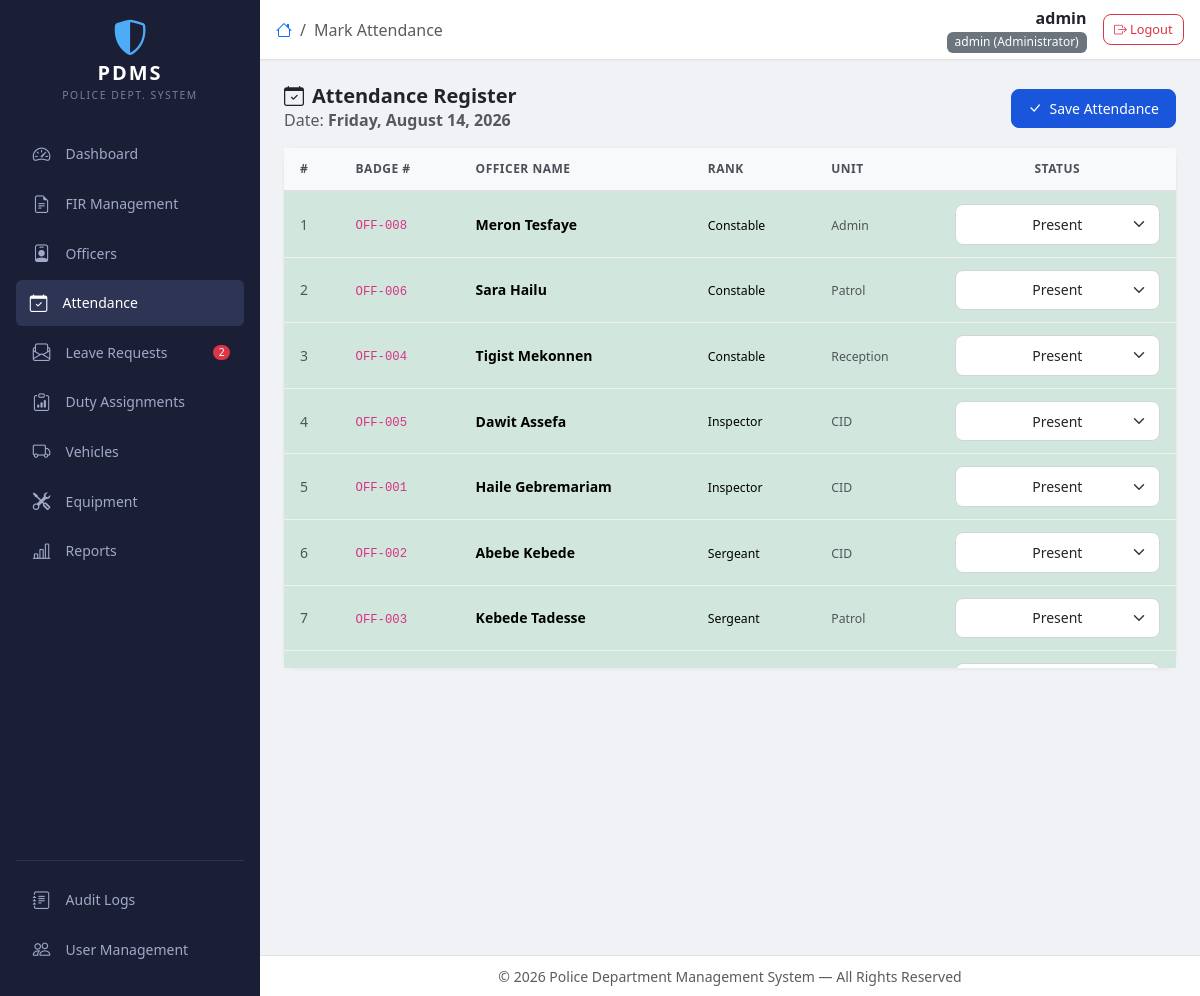
Screenshot of /staff/attendance/ (signed in) with the database file from the repository.
### core/models.py (models this page shows)
class CustomUser(AbstractBaseUser, PermissionsMixin):
    username = models.CharField(max_length=150, unique=True)
    full_name = models.CharField(max_length=255, blank=True)
    role = models.CharField(max_length=30, choices=ROLE_CHOICES, default='CLERK')
    is_active = models.BooleanField(default=True)
    is_staff = models.BooleanField(default=False)
    failed_attempts = models.IntegerField(default=0)
    locked_until = models.DateTimeField(null=True, blank=True)
    created_at = models.DateTimeField(auto_now_add=True)
    updated_at = models.DateTimeField(auto_now=True)
    officer = models.OneToOneField(
        'cases.Officer', on_delete=models.SET_NULL,
        null=True, blank=True, related_name='user_account'
    )
    objects = CustomUserManager()
    USERNAME_FIELD = 'username'
    REQUIRED_FIELDS = []
    def has_min_role(self, min_role):
        return ROLE_HIERARCHY.get(self.role, 0) >= ROLE_HIERARCHY.get(min_role, 0)
    def __str__(self):
        return f"{self.username} ({self.get_role_display()})"

### cases/models.py (models this page shows, shortened)
class Officer(models.Model):
    RANK_CHOICES = (
        ('Constable', 'Constable'),
        ('Sergeant', 'Sergeant'),
        ('Inspector', 'Inspector'),
        ('Assistant Commissioner', 'Assistant Commissioner'),
        ('Deputy Commissioner', 'Deputy Commissioner'),
        ('Commissioner', 'Commissioner'),
    )
    badge_number = models.CharField(max_length=50, unique=True)
    full_name = models.CharField(max_length=255)
    rank = models.CharField(max_length=50, choices=RANK_CHOICES)
    phone = models.CharField(max_length=20, blank=True)
    email = models.EmailField(blank=True)
    unit = models.CharField(max_length=100, blank=True)
    is_active = models.BooleanField(default=True)
    created_at = models.DateTimeField(auto_now_add=True)
    class Meta:
        ordering = ['rank', 'full_name']

### staff/models.py (models this page shows, shortened)
class Attendance(models.Model):
    STATUS_CHOICES = (
        ('PRESENT', 'Present'), ('ABSENT', 'Absent'),
        ('LEAVE', 'On Leave'), ('DUTY', 'On Duty'),
    )
    officer = models.ForeignKey(Officer, on_delete=models.CASCADE, related_name='attendances')
    date = models.DateField(db_index=True)
    status = models.CharField(max_length=20, choices=STATUS_CHOICES)
    check_in = models.TimeField(null=True, blank=True)
    check_out = models.TimeField(null=True, blank=True)
    remarks = models.TextField(blank=True)
    marked_by = models.ForeignKey(settings.AUTH_USER_MODEL, on_delete=models.SET_NULL, null=True)
    created_at = models.DateTimeField(auto_now_add=True)
    class Meta:
        unique_together = ('officer', 'date')
        ordering = ['-date']

### staff/views.py (the view, shortened to what this page needs)
# urls.py: path('attendance/', views.mark_attendance, name='attendance'),
@require_role('CLERK')
def mark_attendance(request):
    officers = Officer.objects.filter(is_active=True)
    today = timezone.now().date()
    existing = {a.officer_id: a for a in Attendance.objects.filter(date=today)}
    return render(request, 'staff/attendance.html', {
        'officers': officers, 'today': today, 'existing': existing
    })

### templates/staff/attendance.html (shortened to what this page needs)
{% extends 'base.html' %}
{% load role_tags %}
{% block nav_attendance %}active text-white{% endblock %}
{% block page_title %}Mark Attendance{% endblock %}
{% block content %}
<div class="d-flex flex-wrap justify-content-between align-items-center gap-2 mb-3">
    <div>
        <h5 class="fw-bold mb-0"><i class="bi bi-calendar-check me-2"></i>Attendance Register</h5>
        <span class="text-muted">Date: <strong>{{ today|date:"l, F d, Y" }}</strong></span>
    </div>
    {% if officers %}
    <button type="submit" form="attendanceForm" class="btn btn-primary">
        <i class="bi bi-check-lg me-1"></i> Save Attendance
    </button>
    {% endif %}
</div>
<form method="post" id="attendanceForm">
    <div class="card content-card">
        <div class="card-body p-0">
            <div class="table-responsive" style="max-height: 520px; overflow-y: auto;">
                <table class="table table-hover table-sm mb-0">
                    <thead class="sticky-top">
                        <tr>
                            <th>#</th>
                            <th>Badge #</th>
                            <th>Officer Name</th>
                            <th>Rank</th>
                            <th>Unit</th>
                            <th class="text-center">Status</th>
                        </tr>
                    </thead>
                    <tbody>
                        {% for officer in officers %}
                        {% with att=existing|get_item:officer.id %}
                        <tr class="{% if att and att.status == 'PRESENT' %}table-success{% elif att and att.status == 'ABSENT' %}table-danger{% elif att and att.status == 'LEAVE' %}table-warning{% endif %}">
                            <td class="text-muted">{{ forloop.counter }}</td>
                            <td><code>{{ officer.badge_number }}</code></td>
                            <td class="fw-semibold">{{ officer.full_name }}</td>
                            <td><small>{{ officer.rank }}</small></td>
                            <td><small class="text-muted">{{ officer.unit|default:"—" }}</small></td>
                            <td class="text-center">
                                <select name="status_{{ officer.id }}" class="form-select form-select-sm text-center attendance-select"
                                    style="min-width: 140px;"
                                    data-default="{% if att %}{{ att.status }}{% else %}PRESENT{% endif %}">
                                    <option value="PRESENT" {% if not att or att.status == 'PRESENT' %}selected{% endif %}>
                                        <i class="bi bi-check-circle"></i> Present
                                    </option>
                                </select>
                            </td>
                        </tr>
                        {% endwith %}
                        {% empty %}
                        <tr>
                            <td colspan="6" class="text-center text-muted py-4">No active officers found.</td>
                        </tr>
                        {% endfor %}
                    </tbody>
                </table>
            </div>
        </div>
    </div>
</form>
{% endblock %}

### templates/base.html (shortened to what this page needs)
{% load role_tags %}
<!DOCTYPE html>
<html lang="en" data-bs-theme="light">
<head>
    <link href="https://cdn.jsdelivr.net/npm/bootstrap@5.3.3/dist/css/bootstrap.min.css" rel="stylesheet">
    <link href="https://cdn.jsdelivr.net/npm/bootstrap-icons@1.11.3/font/bootstrap-icons.min.css" rel="stylesheet">
    <link href="/static/css/style.css" rel="stylesheet">
</head>
<body>
    <nav id="sidebar" class="bg-dark-navy d-flex flex-column flex-shrink-0 p-3">
        <div class="d-flex align-items-center mb-4">
            <div class="sidebar-brand text-center w-100">
                <div class="sidebar-logo">
                    <i class="bi bi-shield-shaded"></i>
                </div>
                <span class="sidebar-title">PDMS</span>
                <div class="sidebar-subtitle">Police Dept. System</div>
            </div>
        </div>
        <ul class="nav nav-pills flex-column gap-1 flex-grow-1">
            <li class="nav-item">
                <a href="{% url 'core:dashboard' %}" class="nav-link sidebar-link {% block nav_dashboard %}{% endblock %}">
                    <i class="bi bi-speedometer2"></i>
                    <span>Dashboard</span>
                </a>
            </li>
            <li class="nav-item">
                <a href="{% url 'cases:fir_list' %}" class="nav-link sidebar-link {% block nav_cases %}{% endblock %}">
                    <i class="bi bi-file-earmark-text"></i>
                    <span>FIR Management</span>
                </a>
            </li>
            <li class="nav-item">
                <a href="{% url 'staff:officer_list' %}" class="nav-link sidebar-link {% block nav_officers %}{% endblock %}">
                    <i class="bi bi-person-badge"></i>
                    <span>Officers</span>
                </a>
            </li>
            <li class="nav-item">
                <a href="{% url 'staff:attendance' %}" class="nav-link sidebar-link {% block nav_attendance %}{% endblock %}">
                    <i class="bi bi-calendar-check"></i>
                    <span>Attendance</span>
                </a>
            </li>
            <li class="nav-item">
                <a href="{% url 'staff:leave_list' %}" class="nav-link sidebar-link {% block nav_leaves %}{% endblock %}">
                    <i class="bi bi-envelope-paper"></i>
                    <span>Leave Requests</span>
                    {% if pending_leave_count > 0 %}
                        <span class="badge bg-danger ms-auto rounded-pill">{{ pending_leave_count }}</span>
                    {% endif %}
                </a>
            </li>
            <li class="nav-item">
                <a href="{% url 'staff:duty_list' %}" class="nav-link sidebar-link {% block nav_duty %}{% endblock %}">
                    <i class="bi bi-clipboard-data"></i>
                    <span>Duty Assignments</span>
                </a>
            </li>
            <li class="nav-item">
                <a href="{% url 'fleet:vehicle_list' %}" class="nav-link sidebar-link {% block nav_vehicles %}{% endblock %}">
                    <i class="bi bi-truck"></i>
                    <span>Vehicles</span>
                </a>
            </li>
            <li class="nav-item">
                <a href="{% url 'fleet:equipment_list' %}" class="nav-link sidebar-link {% block nav_equipment %}{% endblock %}">
                    <i class="bi bi-tools"></i>
                    <span>Equipment</span>
                </a>
            </li>
            <li class="nav-item">
                <a href="{% url 'reports:dashboard_report' %}" class="nav-link sidebar-link {% block nav_reports %}{% endblock %}">
                    <i class="bi bi-bar-chart-line"></i>
                    <span>Reports</span>
                </a>
            </li>
        </ul>
        <hr class="border-secondary opacity-25">
        {% if user|has_role:"STATION_COMMANDER" %}
        <ul class="nav nav-pills flex-column gap-1 mb-2">
            <li class="nav-item">
                <a href="{% url 'core:audit_logs' %}" class="nav-link sidebar-link {% block nav_audit %}{% endblock %}">
                    <i class="bi bi-journal-text"></i>
                    <span>Audit Logs</span>
                </a>
            </li>
            {% if user|has_role:"ADMIN" %}
            <li class="nav-item">
                <a href="{% url 'core:user_list' %}" class="nav-link sidebar-link {% block nav_users %}{% endblock %}">
                    <i class="bi bi-people"></i>
                    <span>User Management</span>
                </a>
            </li>
            {% endif %}
        </ul>
        {% endif %}
    </nav>
    <div id="main-wrapper">
        <header class="top-navbar">
            <div class="d-flex align-items-center justify-content-between w-100 px-3">
                <div class="d-flex align-items-center gap-3">
                    <nav aria-label="breadcrumb">
                        <ol class="breadcrumb mb-0">
                            {% block breadcrumb %}
                            <li class="breadcrumb-item"><a href="{% url 'core:dashboard' %}"><i class="bi bi-house"></i></a></li>
                            <li class="breadcrumb-item active">{% block page_title %}Home{% endblock %}</li>
                            {% endblock %}
                        </ol>
                    </nav>
                </div>
                <div class="d-flex align-items-center gap-3">
                    <div class="text-end d-none d-sm-block">
                        <div class="fw-semibold text-truncate" style="max-width: 180px;">{{ user.get_full_name|default:user.username }}</div>
                        <div class="text-muted small">{{ user|role_badge|safe }}</div>
                    </div>
                    <a href="{% url 'core:logout' %}" class="btn btn-outline-danger btn-sm" title="Logout">
                        <i class="bi bi-box-arrow-right"></i>
                        <span class="d-none d-md-inline">Logout</span>
                    </a>
                </div>
            </div>
        </header>
        <main class="main-content p-3 p-md-4">
            {% block content %}{% endblock %}
        </main>
        <footer class="main-footer text-center text-muted py-2 px-3">
            <small>&copy; {% now "Y" %} Police Department Management System &mdash; All Rights Reserved</small>
        </footer>
    </div>
</body>
</html>

### rows the page displays
CustomUser: get_full_name "admin", id+username+role "admin (Administrator)"
Officer: badge_number "OFF-008", full_name "Meron Tesfaye", rank "Constable", unit "Admin", id.status "Present"
Officer: badge_number "OFF-006", full_name "Sara Hailu", rank "Constable", unit "Patrol", id.status "Present"
Officer: badge_number "OFF-004", full_name "Tigist Mekonnen", rank "Constable", unit "Reception", id.status "Present"
Officer: badge_number "OFF-005", full_name "Dawit Assefa", rank "Inspector", unit "CID", id.status "Present"
Officer: badge_number "OFF-001", full_name "Haile Gebremariam", rank "Inspector", unit "CID", id.status "Present"
Officer: badge_number "OFF-002", full_name "Abebe Kebede", rank "Sergeant", unit "CID", id.status "Present"
Officer: badge_number "OFF-003", full_name "Kebede Tadesse", rank "Sergeant", unit "Patrol", id.status "Present"
Officer: id.status "Present"

### other values shown
{{ pending_leave_count }} "2"
